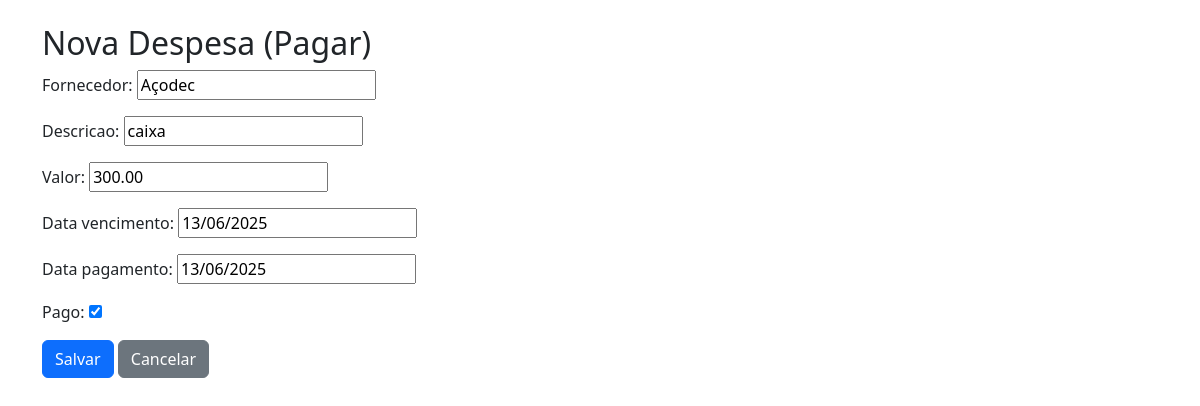
The page /financeiro/pagar/editar/1/ (signed in) on the database as committed earlier.
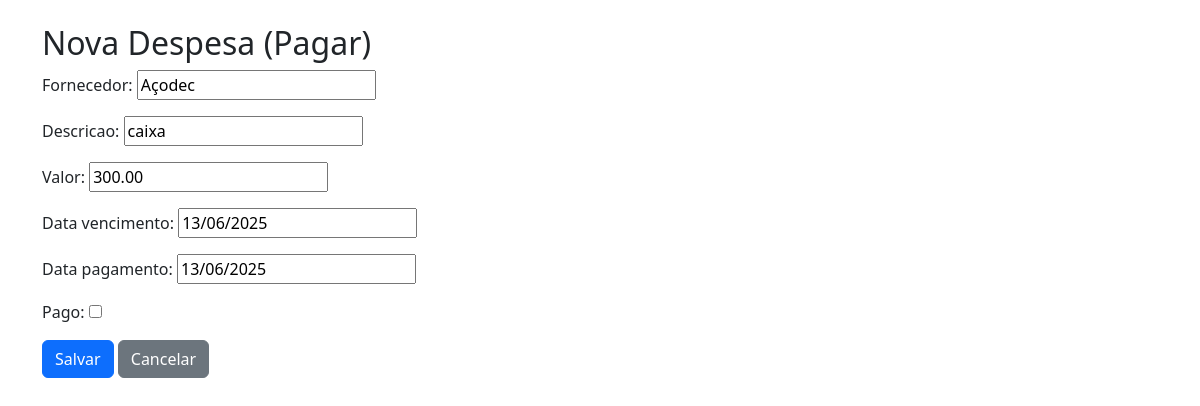
The same page on the database as committed later.
### financeiro/models.py (models this page shows, shortened)
class ContaPagar(models.Model):
    fornecedor = models.CharField(max_length=150)
    descricao = models.CharField(max_length=200)
    valor = models.DecimalField(max_digits=10, decimal_places=2)
    data_vencimento = models.DateField()
    data_pagamento = models.DateField(null=True, blank=True)
    pago = models.BooleanField(default=False)

### financeiro/views.py (the view)
# urls.py: path('pagar/editar/<int:conta_id>/', views.editar_conta_pagar, name='editar_conta_pagar'),
@login_required
def editar_conta_pagar(request, conta_id):
    conta = get_object_or_404(ContaPagar, id=conta_id)
    if request.method == 'POST':
        form = ContaPagarForm(request.POST, instance=conta)
        if form.is_valid():
            form.save()
            return redirect('lista_contas_pagar')
    else:
        form = ContaPagarForm(instance=conta)
    return render(request, 'financeiro/form_pagar.html', {'form': form})

### financeiro/forms.py
class ContaPagarForm(forms.ModelForm):
    class Meta:
        model = ContaPagar
        fields = '__all__'

### Templates/financeiro/form_pagar.html (shortened to what this page needs)
<!DOCTYPE html>
<html>
<head>
    <link href="https://cdn.jsdelivr.net/npm/bootstrap@5.3.0/dist/css/bootstrap.min.css" rel="stylesheet">
</head>
<body class="p-4">
<div class="container">
    <h2>Nova Despesa (Pagar)</h2>
    <form method="post">
        {{ form.as_p }}
        <button type="submit" class="btn btn-primary">Salvar</button>
        <a href="{% url 'lista_contas_pagar' %}" class="btn btn-secondary">Cancelar</a>
    </form>
</div>
</body>
</html>

Rows that differ between the two databases and show on the page:
changed ContaPagar "Açodec": pago "☑" → "☐"
